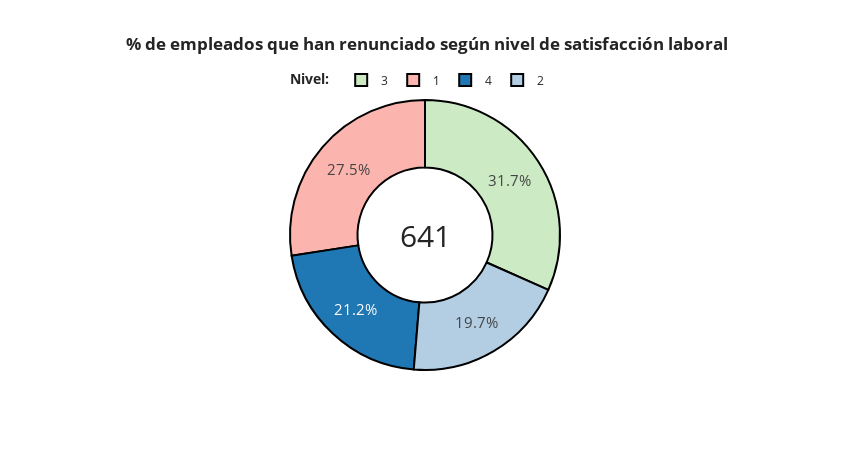

Notebook code for this chart:
### Markdown cell above
Analizar de los empleados que han renunciado, el nivel de satisfacción laboral

### Code cell
df2 = df1.groupby(['jobsatisfaction'])[['employeeid']].count().reset_index()

#Definir gráfica
fig = px.pie(df2, values = 'employeeid', names ='jobsatisfaction', hole = .5, width =850, height=450, title= '<b> % de empleados que han renunciado según nivel de satisfacción laboral<b>')

#Agregar detalles
fig.update_layout(
    template = 'simple_white',
    title_x = 0.5,
    annotations = [dict(text = str(cnt_renunc), x=0.5, y = 0.5, font_size = 30, showarrow = False )],
    legend_title_text='<b>Nivel: <b>',
    
    
    legend=dict(
        orientation='h',
        yanchor='bottom',
        y=1.02,
        xanchor='right',
        x=0.68))

colors = ['#FBB4AE', '#B3CDE3', '#CCEBC5 ']
fig.update_traces(hoverinfo='label+percent', textinfo='percent', textfont_size=15,
                  marker=dict(colors=colors, line=dict(color='#000000', width=2)))

fig.show()

### Figure 1 — Plotly figure (JSON) as saved in the notebook; plotly's stock layout.template omitted (floating-point values rounded to 4 significant figures)
{"data": [{"domain": {"x": [0, 1], "y": [0, 1]}, "hole": 0.5, "hoverinfo": "label+percent", "hovertemplate": "jobsatisfaction=%{label}<br>employeeid=%{value}<extra></extra>", "labels": [1, 2, 3, 4], "legendgroup": "", "marker": {"colors": ["#FBB4AE", "#B3CDE3", "#CCEBC5 "], "line": {"color": "#000000", "width": 2}}, "name": "", "showlegend": true, "textfont": {"size": 15}, "textinfo": "percent", "type": "pie", "values": [176, 126, 203, 136]}], "layout": {"annotations": [{"font": {"size": 30}, "showarrow": false, "text": "641", "x": 0.5, "y": 0.5}], "height": 450, "legend": {"orientation": "h", "title": {"text": "<b>Nivel: <b>"}, "tracegroupgap": 0, "x": 0.68, "xanchor": "right", "y": 1.02, "yanchor": "bottom"}, "title": {"text": "<b> % de empleados que han renunciado según nivel de satisfacción laboral<b>", "x": 0.5}, "width": 850}}
